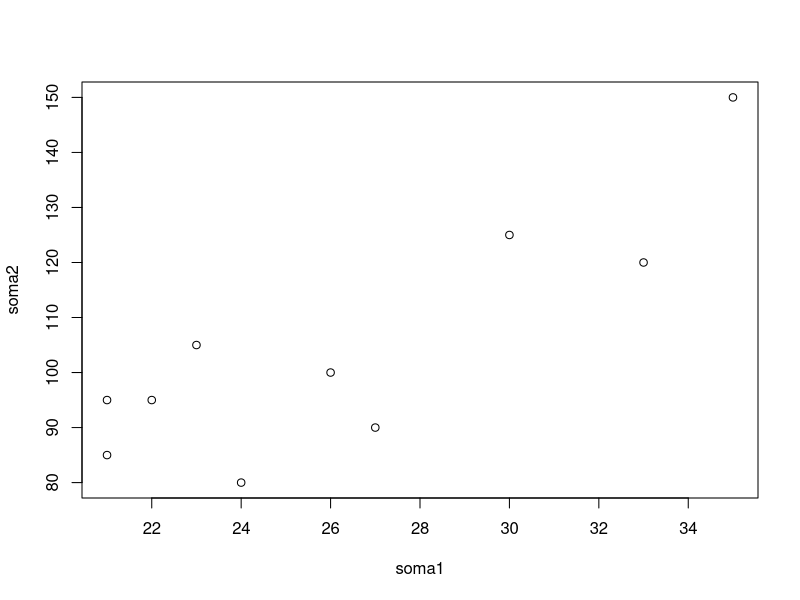

Reproduce this figure in R.
############################
# Mestrado Sistemática e Conservação da Biodiversidade
# Disciplina de Introdução ao ambiente R
# Atividades 1
############################

# 2 Crie e salve em um objeto um vetor com 30 elementos usando a função rnorm()
set.seed(123) # inciador dos números aleatórios
vetor <- rnorm(30, mean = 20, sd = 5)
rnorm(30)
# 3 . Nesse vetor faça as seguintes operações
# a) Multiplique por 3
vetor * 3
# b) divida por 2
vetor / 2
# c) extrair o log do 15 elemento
log(vetor[15])
# d) obtenha uma amostra com 10 elementos
vetor2 <- sample(vetor, size = 10)
# e) multiplique os dois objetos criados e extraia a raiz sexta e 
#      salve em um novo objeto
vetor3 <- (vetor*vetor2)^(1/6)

# 4 Crie uma matriz 10x5, Preencha essa matriz com valores usando a função 
#   rpois(lambda = 5) e salve em um objeto
set.seed(123)
matriz <- matrix (nrow = 10,
                  ncol = 5,
                  rpois(50, 5)
                  )
# a) Nomeie as colunas e linhas da matriz
rownames(matriz) <- rownames(matriz, do.NULL = F,
                             prefix = "Amostra")
colnames(matriz) <- colnames(matriz, do.NULL = F,
                             prefix = "sp")
# b) Multiplique por 5 a matriz e a salve em um objeto
matriz2 <- matriz*5
# c) Substitua a 2° coluna por valores iguais a Zero
matriz3<-matriz2[,2] <- seq(0,0,length = 10)
# d) Use a função apply() e cbind() para adicionar uma coluna e uma linha com médias à
#    matriz original e salve em um objeto
matriz4 <- cbind(matriz, apply(matriz, 1, mean))
matriz4
colnames(matriz4) <- c(1:5, "Média")
matriz4
matriz4 <- rbind(matriz4, apply(matriz, 2, mean))
rownames(matriz4) <- c(1:10, "Média")
matriz4
# e) Tendo o objeto criado em b, extraia a o logaritmo natural e extraia a 
#    raiz quadrada e salve em um objeto
matriz5 <- sqrt(log1p(matriz2))
matriz5
# f) Crie um objeto sendo um fator. Para isso, use a função c() tendo as letras A, B e C, 
#    como informação, sendo 4, 3 e 3x respectivamente. Após transforme isso em 
#    um fator com a função factor(levels = ).
fator <- c("A","A", "A", "A", "B", "B","B", "C", "C", "C")
fator <- factor(fator, levels = c("A", "B" , "C"))
fator
# g) Use o fator criado em f para obter médias e desvio padrão das colunas da matriz 
#    original usando a função aggregate().
aggregate(matriz, list(fator), mean)
aggregate(matriz, list(fator), sd)
# h) Some as linhas da matriz criada em b e a original. Use a função plot(original, b) 
#    e observe a relação entre os valores
soma1 <- rowSums(matriz)
soma2 <- rowSums(matriz2)
plot(soma1, soma2)
# i) Subtraia cada valor da matriz original pela média dos valores e divida pelo desvio padrão dos valores.
# Salve em um objeto. Compare as Média e o DP das três  primeiras colunas da matriz 
# original com essa nova. O que houve?
matriz6 <- (matriz-mean(matriz))/sd(matriz)
apply(matriz6, 2, mean)
apply(matriz6, 2, sd)
apply(matriz, 2, mean)
apply(matriz, 2, sd)

# 5
# a) Use a função help() para obter informações sobre esse conjunto de dados
help(mtcars)
# b) O conjunto de dados refere-se a informação de consumo de diferetens carros
#    baseado em uma série de características desses automoveis.
# c) Use o exemplo para criar o conjunto mtcars2. Use o # para criar comentários sobre o 
#    que cada linha do código está fazendo. Use a função str() para avaliar as variáveis 
#    em mtcars2 em comparação a mtcars
mtcars2 <- within(mtcars, {
  vs <- factor(vs, labels = c("V", "S")) # transforma a variável em um fator
  am <- factor(am, labels = c("automatic", "manual")) # transforma a variável em um fator
  cyl  <- ordered(cyl) # cria uma variável ordinalcom os níves de cyl
  gear <- ordered(gear) # cria uma variável ordinal
  carb <- ordered(carb) # cria uma variável ordinal
})
summary(mtcars2)

str(mtcars)
str(mtcars2)

# d)Sobre o mtcars2, use [] e operadores lógicos para:
# i. Valores de mpg quando am igual a manual
mtcars2$mpg[mtcars2$am=="manual"]
# ii. Valores de mpg quando hp for maior ou igual que o 3° quartil
summary(mtcars2$hp)
mtcars2$mpg[mtcars2$hp>= 180.0]

# e) Use a função split(), para separar o mtcars2 baseados na variável am
split(mtcars2, mtcars2$am)

# f) Repita d e e após usar a função attach().
attach(mtcars2)
mpg[am == "manual"]
mpg[hp>= 180.0]

split(mtcars2, am)

